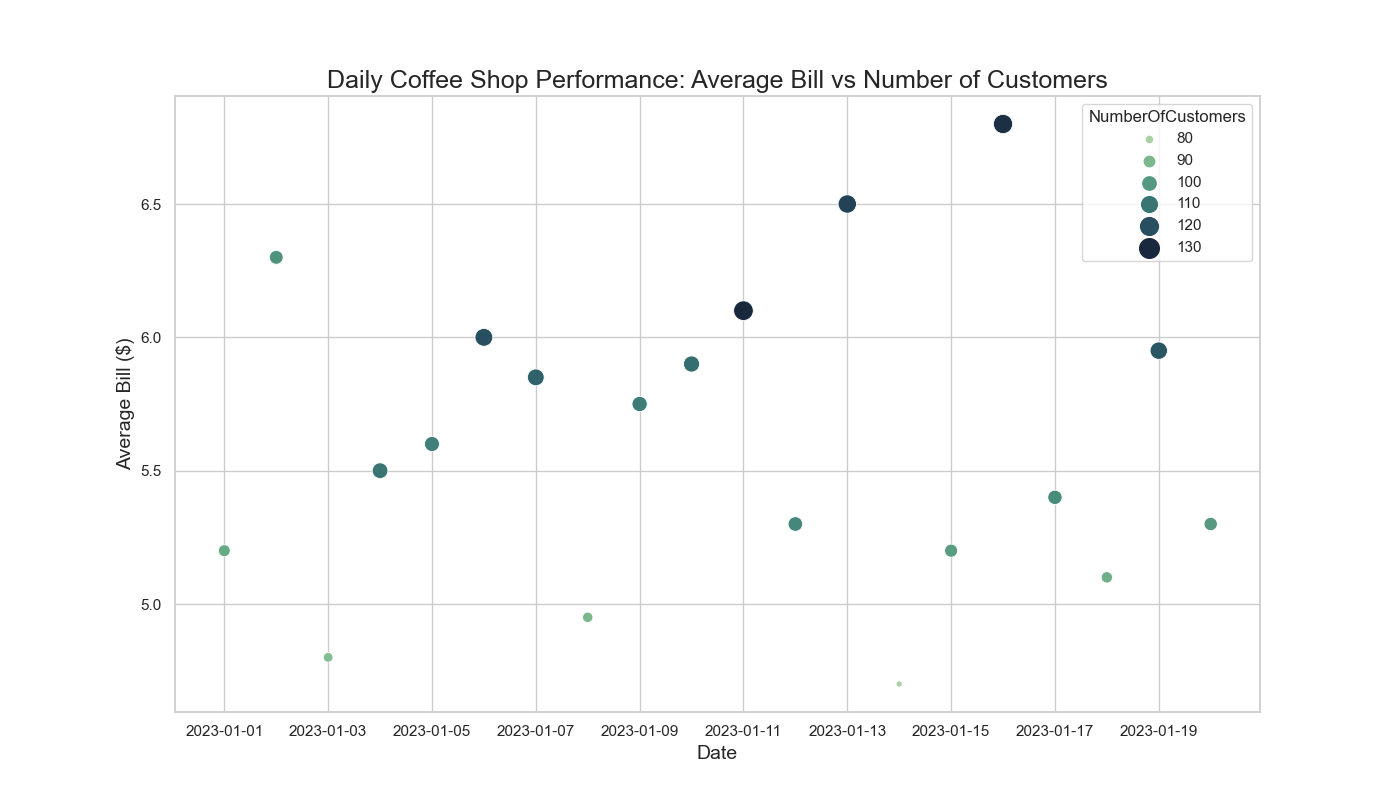

Write Python code to recreate this figure.

import seaborn as sns
import pandas as pd
import matplotlib.pyplot as plt

# Data in a format suitable to be saved as .csv and then read using pandas
data = '''
Date,AverageBill,NumberOfCustomers
2023-01-01,5.20,95
2023-01-02,6.30,102
2023-01-03,4.80,88
2023-01-04,5.50,110
2023-01-05,5.60,107
2023-01-06,6.00,120
2023-01-07,5.85,115
2023-01-08,4.95,90
2023-01-09,5.75,108
2023-01-10,5.90,112
2023-01-11,6.10,130
2023-01-12,5.30,105
2023-01-13,6.50,123
2023-01-14,4.70,80
2023-01-15,5.20,99
2023-01-16,6.80,128
2023-01-17,5.40,104
2023-01-18,5.10,93
2023-01-19,5.95,118
2023-01-20,5.30,100
'''

# Use StringIO to simulate a file handle
from io import StringIO
df = pd.read_csv(StringIO(data), parse_dates=['Date'])

# Setting the size of the plot
plt.figure(figsize=(14, 8))

# Create a scatterplot with a customized color scheme
sns.scatterplot(data=df, x='Date', y='AverageBill', size='NumberOfCustomers',
                sizes=(20, 200), hue='NumberOfCustomers', palette="ch:r=-.5,l=.75")

# Customize the aesthetics
plt.title('Daily Coffee Shop Performance: Average Bill vs Number of Customers', fontsize=18)
plt.xlabel('Date', fontsize=14)
plt.ylabel('Average Bill ($)', fontsize=14)

# Show the plot
plt.show()
